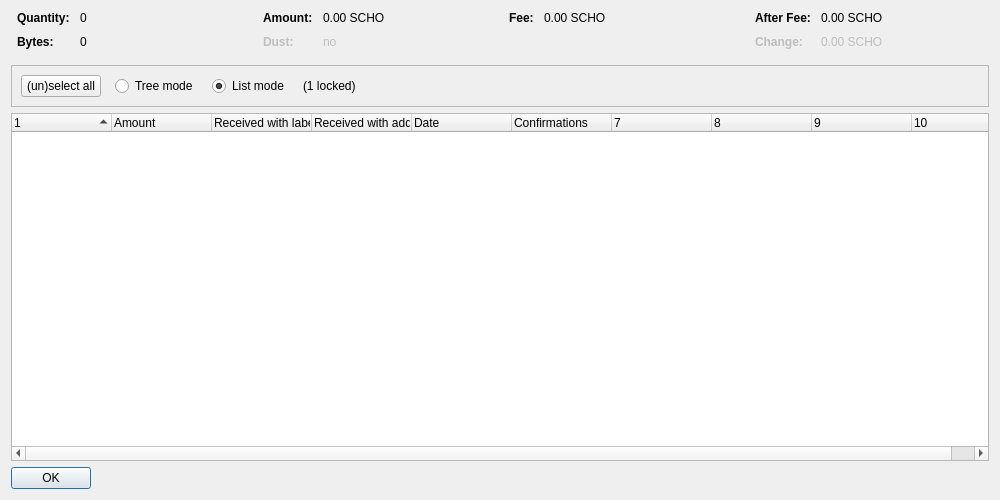
<?xml version="1.0" encoding="UTF-8"?>
<ui version="4.0">
 <class>CoinControlDialog</class>
 <widget class="QDialog" name="CoinControlDialog">
  <property name="geometry">
   <rect>
    <x>0</x>
    <y>0</y>
    <width>1000</width>
    <height>500</height>
   </rect>
  </property>
  <property name="windowTitle">
   <string>Coin Selection</string>
  </property>
  <layout class="QVBoxLayout" name="verticalLayout">
   <item>
    <layout class="QHBoxLayout" name="horizontalLayoutTop" stretch="0,0,0,0">
     <property name="topMargin">
      <number>0</number>
     </property>
     <property name="bottomMargin">
      <number>10</number>
     </property>
     <item>
      <layout class="QFormLayout" name="formLayoutCoinControl1">
       <property name="horizontalSpacing">
        <number>10</number>
       </property>
       <property name="verticalSpacing">
        <number>10</number>
       </property>
       <property name="leftMargin">
        <number>6</number>
       </property>
       <property name="rightMargin">
        <number>6</number>
       </property>
       <item row="0" column="0">
        <widget class="QLabel" name="labelCoinControlQuantityText">
         <property name="font">
          <font>
           <weight>75</weight>
           <bold>true</bold>
          </font>
         </property>
         <property name="text">
          <string>Quantity:</string>
         </property>
        </widget>
       </item>
       <item row="0" column="1">
        <widget class="QLabel" name="labelCoinControlQuantity">
         <property name="cursor">
          <cursorShape>IBeamCursor</cursorShape>
         </property>
         <property name="contextMenuPolicy">
          <enum>Qt::ActionsContextMenu</enum>
         </property>
         <property name="text">
          <string notr="true">0</string>
         </property>
         <property name="textInteractionFlags">
          <set>Qt::LinksAccessibleByMouse|Qt::TextSelectableByKeyboard|Qt::TextSelectableByMouse</set>
         </property>
        </widget>
       </item>
       <item row="1" column="0">
        <widget class="QLabel" name="labelCoinControlBytesText">
         <property name="font">
          <font>
           <weight>75</weight>
           <bold>true</bold>
          </font>
         </property>
         <property name="text">
          <string>Bytes:</string>
         </property>
        </widget>
       </item>
       <item row="1" column="1">
        <widget class="QLabel" name="labelCoinControlBytes">
         <property name="cursor">
          <cursorShape>IBeamCursor</cursorShape>
         </property>
         <property name="contextMenuPolicy">
          <enum>Qt::ActionsContextMenu</enum>
         </property>
         <property name="text">
          <string notr="true">0</string>
         </property>
         <property name="textInteractionFlags">
          <set>Qt::LinksAccessibleByMouse|Qt::TextSelectableByKeyboard|Qt::TextSelectableByMouse</set>
         </property>
        </widget>
       </item>
      </layout>
     </item>
     <item>
      <layout class="QFormLayout" name="formLayoutCoinControl2">
       <property name="horizontalSpacing">
        <number>10</number>
       </property>
       <property name="verticalSpacing">
        <number>10</number>
       </property>
       <property name="leftMargin">
        <number>6</number>
       </property>
       <property name="rightMargin">
        <number>6</number>
       </property>
       <item row="0" column="0">
        <widget class="QLabel" name="labelCoinControlAmountText">
         <property name="font">
          <font>
           <weight>75</weight>
           <bold>true</bold>
          </font>
         </property>
         <property name="text">
          <string>Amount:</string>
         </property>
        </widget>
       </item>
       <item row="0" column="1">
        <widget class="QLabel" name="labelCoinControlAmount">
         <property name="cursor">
          <cursorShape>IBeamCursor</cursorShape>
         </property>
         <property name="contextMenuPolicy">
          <enum>Qt::ActionsContextMenu</enum>
         </property>
         <property name="text">
          <string notr="true">0.00 SCHO</string>
         </property>
         <property name="textInteractionFlags">
          <set>Qt::LinksAccessibleByMouse|Qt::TextSelectableByKeyboard|Qt::TextSelectableByMouse</set>
         </property>
        </widget>
       </item>
       <item row="1" column="0">
        <widget class="QLabel" name="labelCoinControlLowOutputText">
         <property name="enabled">
          <bool>false</bool>
         </property>
         <property name="font">
          <font>
           <weight>75</weight>
           <bold>true</bold>
          </font>
         </property>
         <property name="text">
          <string>Dust:</string>
         </property>
        </widget>
       </item>
       <item row="1" column="1">
        <widget class="QLabel" name="labelCoinControlLowOutput">
         <property name="enabled">
          <bool>false</bool>
         </property>
         <property name="cursor">
          <cursorShape>IBeamCursor</cursorShape>
         </property>
         <property name="contextMenuPolicy">
          <enum>Qt::ActionsContextMenu</enum>
         </property>
         <property name="text">
          <string notr="true">no</string>
         </property>
         <property name="textInteractionFlags">
          <set>Qt::LinksAccessibleByMouse|Qt::TextSelectableByKeyboard|Qt::TextSelectableByMouse</set>
         </property>
        </widget>
       </item>
      </layout>
     </item>
     <item>
      <layout class="QFormLayout" name="formLayoutCoinControl3">
       <property name="horizontalSpacing">
        <number>10</number>
       </property>
       <property name="verticalSpacing">
        <number>10</number>
       </property>
       <property name="leftMargin">
        <number>6</number>
       </property>
       <property name="rightMargin">
        <number>6</number>
       </property>
       <item row="0" column="0">
        <widget class="QLabel" name="labelCoinControlFeeText">
         <property name="font">
          <font>
           <weight>75</weight>
           <bold>true</bold>
          </font>
         </property>
         <property name="text">
          <string>Fee:</string>
         </property>
        </widget>
       </item>
       <item row="0" column="1">
        <widget class="QLabel" name="labelCoinControlFee">
         <property name="cursor">
          <cursorShape>IBeamCursor</cursorShape>
         </property>
         <property name="contextMenuPolicy">
          <enum>Qt::ActionsContextMenu</enum>
         </property>
         <property name="text">
          <string notr="true">0.00 SCHO</string>
         </property>
         <property name="textInteractionFlags">
          <set>Qt::LinksAccessibleByMouse|Qt::TextSelectableByKeyboard|Qt::TextSelectableByMouse</set>
         </property>
        </widget>
       </item>
      </layout>
     </item>
     <item>
      <layout class="QFormLayout" name="formLayoutCoinControl4">
       <property name="horizontalSpacing">
        <number>10</number>
       </property>
       <property name="verticalSpacing">
        <number>10</number>
       </property>
       <property name="leftMargin">
        <number>6</number>
       </property>
       <property name="rightMargin">
        <number>6</number>
       </property>
       <item row="0" column="0">
        <widget class="QLabel" name="labelCoinControlAfterFeeText">
         <property name="font">
          <font>
           <weight>75</weight>
           <bold>true</bold>
          </font>
         </property>
         <property name="text">
          <string>After Fee:</string>
         </property>
        </widget>
       </item>
       <item row="0" column="1">
        <widget class="QLabel" name="labelCoinControlAfterFee">
         <property name="cursor">
          <cursorShape>IBeamCursor</cursorShape>
         </property>
         <property name="contextMenuPolicy">
          <enum>Qt::ActionsContextMenu</enum>
         </property>
         <property name="text">
          <string notr="true">0.00 SCHO</string>
         </property>
         <property name="textInteractionFlags">
          <set>Qt::LinksAccessibleByMouse|Qt::TextSelectableByKeyboard|Qt::TextSelectableByMouse</set>
         </property>
        </widget>
       </item>
       <item row="1" column="0">
        <widget class="QLabel" name="labelCoinControlChangeText">
         <property name="enabled">
          <bool>false</bool>
         </property>
         <property name="font">
          <font>
           <weight>75</weight>
           <bold>true</bold>
          </font>
         </property>
         <property name="text">
          <string>Change:</string>
         </property>
        </widget>
       </item>
       <item row="1" column="1">
        <widget class="QLabel" name="labelCoinControlChange">
         <property name="enabled">
          <bool>false</bool>
         </property>
         <property name="cursor">
          <cursorShape>IBeamCursor</cursorShape>
         </property>
         <property name="contextMenuPolicy">
          <enum>Qt::ActionsContextMenu</enum>
         </property>
         <property name="text">
          <string notr="true">0.00 SCHO</string>
         </property>
         <property name="textInteractionFlags">
          <set>Qt::LinksAccessibleByMouse|Qt::TextSelectableByKeyboard|Qt::TextSelectableByMouse</set>
         </property>
        </widget>
       </item>
      </layout>
     </item>
    </layout>
   </item>
   <item>
    <widget class="QFrame" name="frame">
     <property name="minimumSize">
      <size>
       <width>0</width>
       <height>40</height>
      </size>
     </property>
     <property name="frameShape">
      <enum>QFrame::StyledPanel</enum>
     </property>
     <property name="frameShadow">
      <enum>QFrame::Sunken</enum>
     </property>
     <layout class="QHBoxLayout" name="horizontalLayout">
      <item>
       <layout class="QHBoxLayout" name="horizontalLayoutPanel" stretch="0,0,0,0,0">
        <property name="spacing">
         <number>14</number>
        </property>
        <item>
         <widget class="QPushButton" name="pushButtonSelectAll">
          <property name="sizePolicy">
           <sizepolicy hsizetype="Maximum" vsizetype="Fixed">
            <horstretch>0</horstretch>
            <verstretch>0</verstretch>
           </sizepolicy>
          </property>
          <property name="text">
           <string>(un)select all</string>
          </property>
          <property name="autoDefault">
           <bool>false</bool>
          </property>
         </widget>
        </item>
        <item>
         <widget class="QRadioButton" name="radioTreeMode">
          <property name="sizePolicy">
           <sizepolicy hsizetype="Maximum" vsizetype="Fixed">
            <horstretch>0</horstretch>
            <verstretch>0</verstretch>
           </sizepolicy>
          </property>
          <property name="text">
           <string>Tree mode</string>
          </property>
         </widget>
        </item>
        <item>
         <widget class="QRadioButton" name="radioListMode">
          <property name="sizePolicy">
           <sizepolicy hsizetype="Maximum" vsizetype="Fixed">
            <horstretch>0</horstretch>
            <verstretch>0</verstretch>
           </sizepolicy>
          </property>
          <property name="text">
           <string>List mode</string>
          </property>
          <property name="checked">
           <bool>true</bool>
          </property>
         </widget>
        </item>
        <item>
         <widget class="QLabel" name="labelLocked">
          <property name="text">
           <string notr="true">(1 locked)</string>
          </property>
         </widget>
        </item>
        <item>
         <spacer name="horizontalSpacer">
          <property name="orientation">
           <enum>Qt::Horizontal</enum>
          </property>
          <property name="sizeHint" stdset="0">
           <size>
            <width>40</width>
            <height>20</height>
           </size>
          </property>
         </spacer>
        </item>
       </layout>
      </item>
     </layout>
    </widget>
   </item>
   <item>
    <widget class="CoinControlTreeWidget" name="treeWidget">
     <property name="contextMenuPolicy">
      <enum>Qt::CustomContextMenu</enum>
     </property>
     <property name="sortingEnabled">
      <bool>false</bool>
     </property>
     <property name="columnCount">
      <number>10</number>
     </property>
     <attribute name="headerShowSortIndicator" stdset="0">
      <bool>true</bool>
     </attribute>
     <attribute name="headerStretchLastSection">
      <bool>false</bool>
     </attribute>
     <column>
      <property name="text">
       <string/>
      </property>
     </column>
     <column>
      <property name="text">
       <string>Amount</string>
      </property>
     </column>
     <column>
      <property name="text">
       <string>Received with label</string>
      </property>
     </column>
     <column>
      <property name="text">
       <string>Received with address</string>
      </property>
     </column>
     <column>
      <property name="text">
       <string>Date</string>
      </property>
     </column>
     <column>
      <property name="text">
       <string>Confirmations</string>
      </property>
      <property name="toolTip">
       <string>Confirmed</string>
      </property>
     </column>
     <column>
      <property name="text">
       <string/>
      </property>
     </column>
     <column>
      <property name="text">
       <string/>
      </property>
     </column>
     <column>
      <property name="text">
       <string/>
      </property>
     </column>
     <column>
      <property name="text">
       <string/>
      </property>
     </column>
    </widget>
   </item>
   <item>
    <widget class="QDialogButtonBox" name="buttonBox">
     <property name="sizePolicy">
      <sizepolicy hsizetype="Maximum" vsizetype="Fixed">
       <horstretch>0</horstretch>
       <verstretch>0</verstretch>
      </sizepolicy>
     </property>
     <property name="orientation">
      <enum>Qt::Horizontal</enum>
     </property>
     <property name="standardButtons">
      <set>QDialogButtonBox::Ok</set>
     </property>
    </widget>
   </item>
  </layout>
 </widget>
 <customwidgets>
  <customwidget>
   <class>CoinControlTreeWidget</class>
   <extends>QTreeWidget</extends>
   <header>qt/coincontroltreewidget.h</header>
  </customwidget>
 </customwidgets>
 <resources/>
 <connections/>
</ui>
